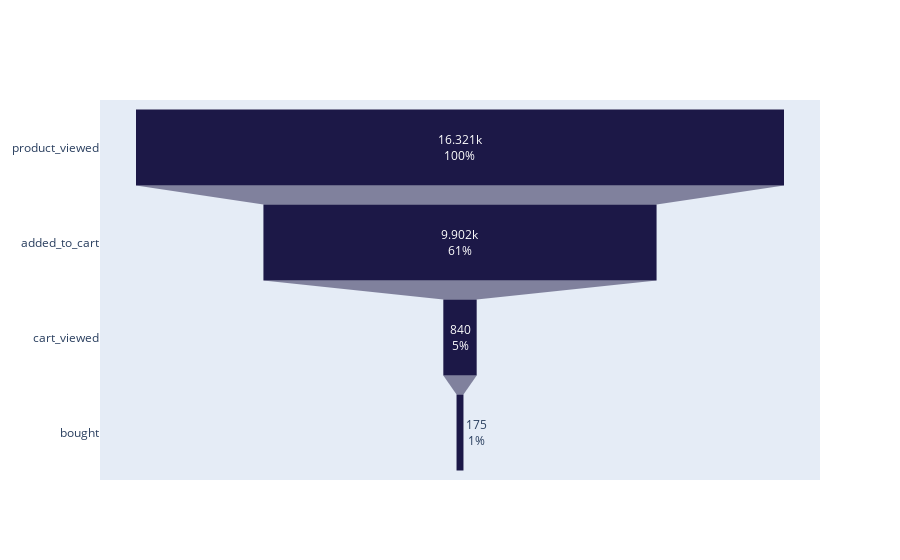
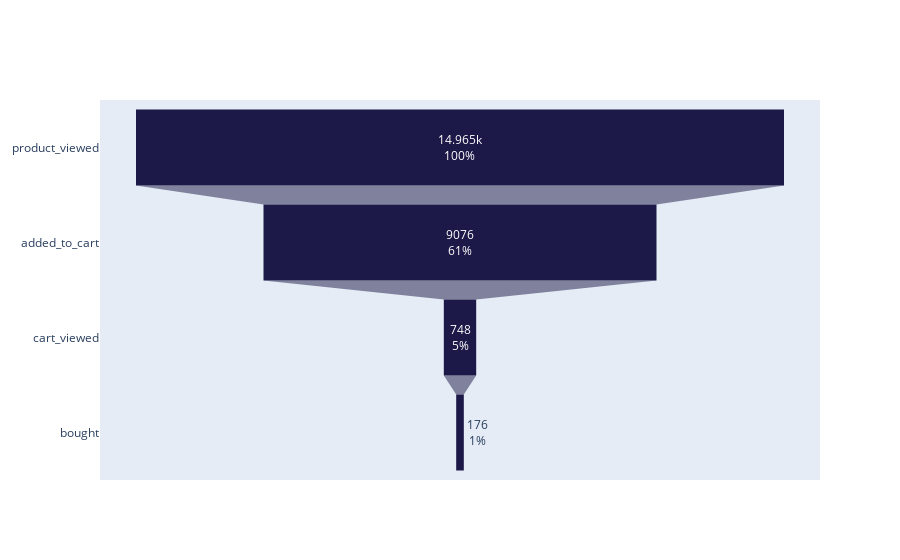
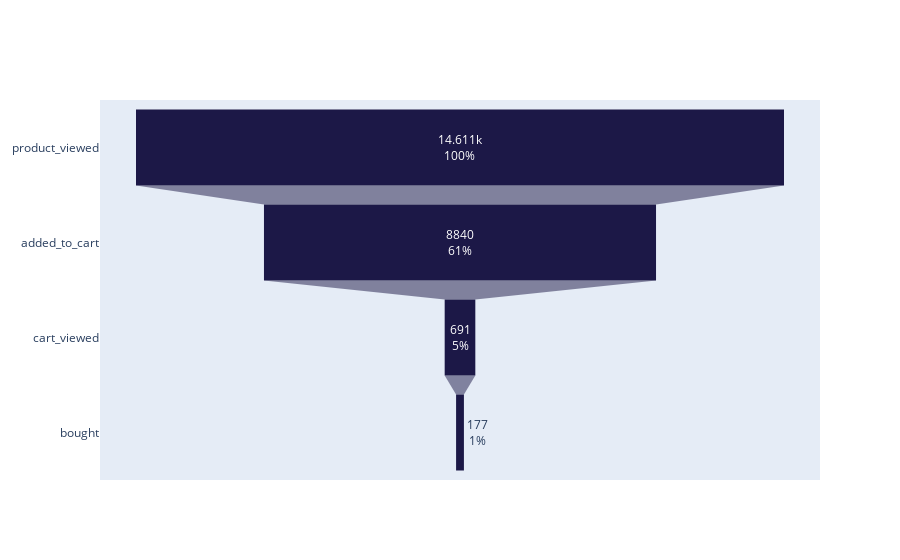
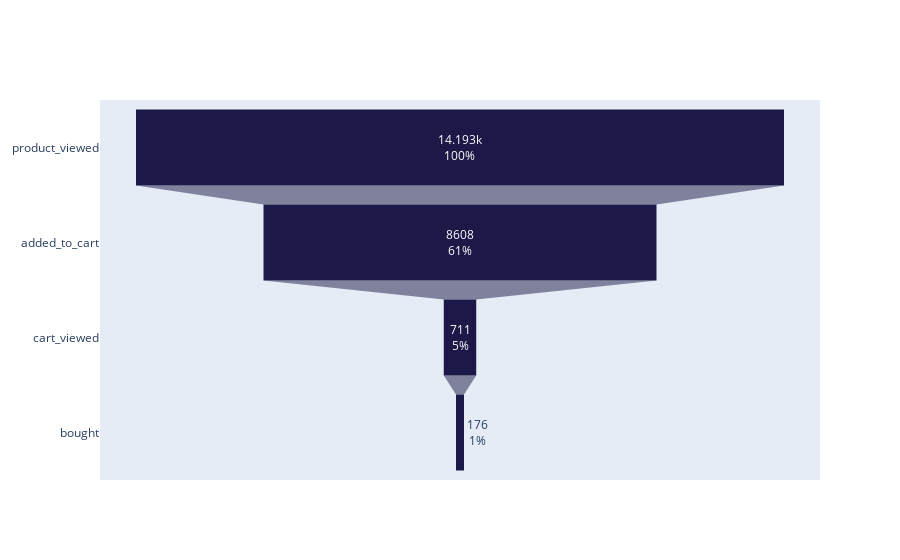

Notebook code for these charts, in order:
### Markdown cell above
**Воронка по неделям**

### Code cell
first_event = df.groupby(by = 'user_id', as_index=False)['date'].agg({'first_event': 'min'})
clients_first_event = pd.merge(df, first_event, 
                                    how='left', 
                                    on='user_id')

first_event_abs = clients_first_event['date'].min()
last_visit = clients_first_event['first_event'].max()
kohort = {'count' : None,
          'date' : None}
kohort_date = []
kohort_count = []
while last_visit > first_event_abs :
    
    cache = clients_first_event[(
        clients_first_event['first_event'] >= first_event_abs
        ) & (
        clients_first_event['first_event'] < first_event_abs + datetime.timedelta(days=7)
        )]
    
    df1 = dict(pd.value_counts(cache['event']))
    data = dict(
        event=list(df1.keys()),
        count=list(df1.values()))
    
    fig = go.Figure(go.Funnel(x=data['count'], 
                              y=data['event'],
                              textinfo = "value+percent initial", 
                              marker = {"color": "#1c1847"})
                   )
    kohort_date.append(first_event_abs)
    kohort_count.append(df1['product_viewed'])
    fig.show()
    first_event_abs += datetime.timedelta(days=7)

### Figure 1 — Plotly figure (JSON) as saved in the notebook; plotly's stock layout.template omitted (floating-point values rounded to 4 significant figures)
{"data": [{"marker": {"color": "#1c1847"}, "textinfo": "value+percent initial", "type": "funnel", "x": [16321, 9902, 840, 175], "y": ["product_viewed", "added_to_cart", "cart_viewed", "bought"]}], "layout": {}}

### Figure 2 — Plotly figure (JSON) as saved in the notebook; plotly's stock layout.template omitted (floating-point values rounded to 4 significant figures)
{"data": [{"marker": {"color": "#1c1847"}, "textinfo": "value+percent initial", "type": "funnel", "x": [14965, 9076, 748, 176], "y": ["product_viewed", "added_to_cart", "cart_viewed", "bought"]}], "layout": {}}

### Figure 3 — Plotly figure (JSON) as saved in the notebook; plotly's stock layout.template omitted (floating-point values rounded to 4 significant figures)
{"data": [{"marker": {"color": "#1c1847"}, "textinfo": "value+percent initial", "type": "funnel", "x": [14611, 8840, 691, 177], "y": ["product_viewed", "added_to_cart", "cart_viewed", "bought"]}], "layout": {}}

### Figure 4 — Plotly figure (JSON) as saved in the notebook; plotly's stock layout.template omitted (floating-point values rounded to 4 significant figures)
{"data": [{"marker": {"color": "#1c1847"}, "textinfo": "value+percent initial", "type": "funnel", "x": [14193, 8608, 711, 176], "y": ["product_viewed", "added_to_cart", "cart_viewed", "bought"]}], "layout": {}}
